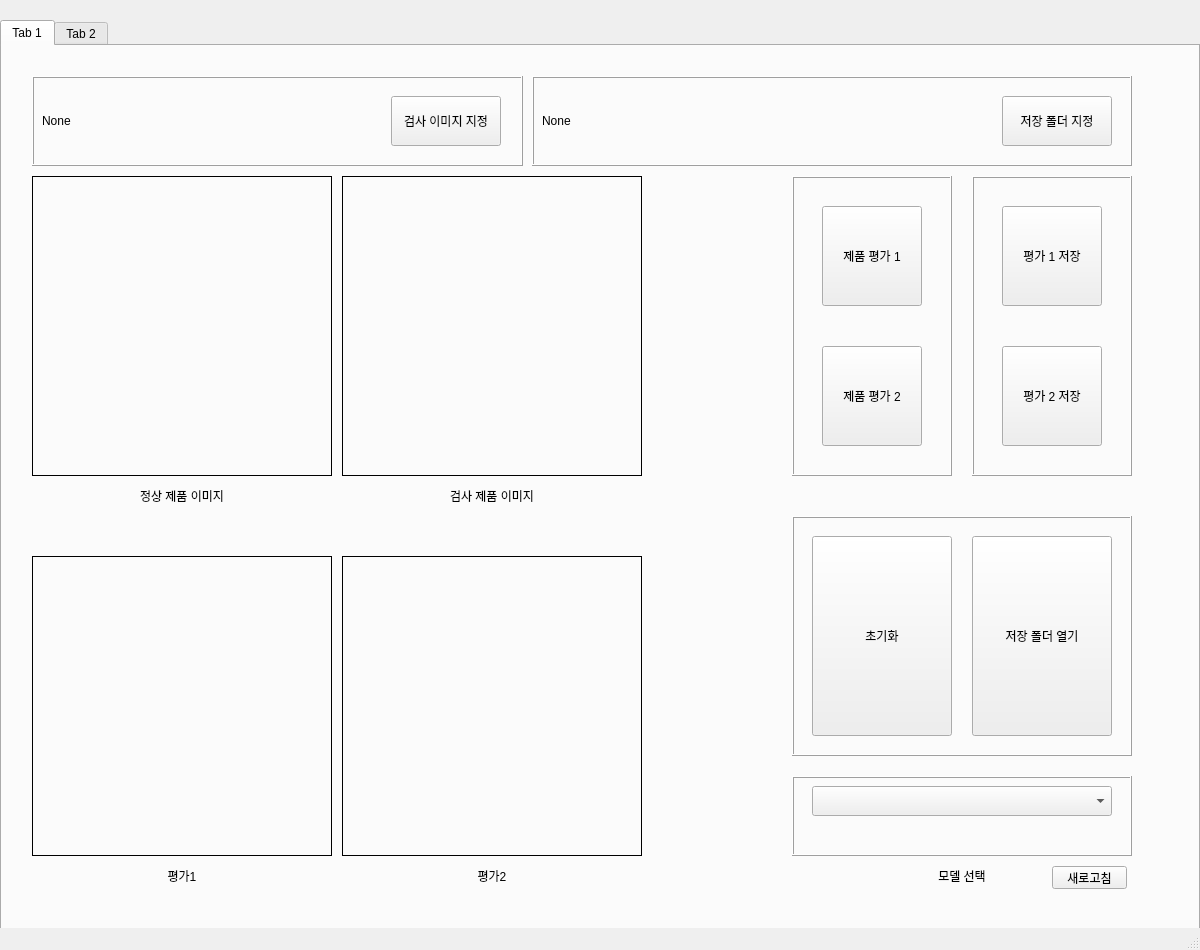
<?xml version="1.0" encoding="UTF-8"?>
<ui version="4.0">
 <class>MainWindow</class>
 <widget class="QMainWindow" name="MainWindow">
  <property name="geometry">
   <rect>
    <x>0</x>
    <y>0</y>
    <width>1200</width>
    <height>950</height>
   </rect>
  </property>
  <property name="windowTitle">
   <string>MainWindow</string>
  </property>
  <widget class="QWidget" name="centralwidget">
   <widget class="QTabWidget" name="tabWidget">
    <property name="geometry">
     <rect>
      <x>0</x>
      <y>20</y>
      <width>1200</width>
      <height>930</height>
     </rect>
    </property>
    <property name="currentIndex">
     <number>0</number>
    </property>
    <widget class="QWidget" name="predict">
     <attribute name="title">
      <string>Tab 1</string>
     </attribute>
     <widget class="QLabel" name="Label_img_2">
      <property name="geometry">
       <rect>
        <x>30</x>
        <y>510</y>
        <width>300</width>
        <height>300</height>
       </rect>
      </property>
      <property name="frameShape">
       <enum>QFrame::Box</enum>
      </property>
      <property name="text">
       <string/>
      </property>
     </widget>
     <widget class="QFrame" name="frame_5">
      <property name="geometry">
       <rect>
        <x>970</x>
        <y>130</y>
        <width>160</width>
        <height>300</height>
       </rect>
      </property>
      <property name="frameShape">
       <enum>QFrame::Box</enum>
      </property>
      <property name="frameShadow">
       <enum>QFrame::Raised</enum>
      </property>
      <widget class="QPushButton" name="Button_save_2">
       <property name="geometry">
        <rect>
         <x>30</x>
         <y>30</y>
         <width>100</width>
         <height>100</height>
        </rect>
       </property>
       <property name="text">
        <string>평가 1 저장</string>
       </property>
      </widget>
      <widget class="QPushButton" name="Button_save_3">
       <property name="geometry">
        <rect>
         <x>30</x>
         <y>170</y>
         <width>100</width>
         <height>100</height>
        </rect>
       </property>
       <property name="text">
        <string>평가 2 저장</string>
       </property>
      </widget>
     </widget>
     <widget class="QLabel" name="label_2">
      <property name="geometry">
       <rect>
        <x>340</x>
        <y>430</y>
        <width>300</width>
        <height>40</height>
       </rect>
      </property>
      <property name="text">
       <string>검사 제품 이미지</string>
      </property>
      <property name="alignment">
       <set>Qt::AlignCenter</set>
      </property>
     </widget>
     <widget class="QLabel" name="Label_img_3">
      <property name="geometry">
       <rect>
        <x>340</x>
        <y>510</y>
        <width>300</width>
        <height>300</height>
       </rect>
      </property>
      <property name="frameShape">
       <enum>QFrame::Box</enum>
      </property>
      <property name="text">
       <string/>
      </property>
     </widget>
     <widget class="QLabel" name="label_6">
      <property name="geometry">
       <rect>
        <x>790</x>
        <y>810</y>
        <width>340</width>
        <height>40</height>
       </rect>
      </property>
      <property name="text">
       <string>모델 선택</string>
      </property>
      <property name="alignment">
       <set>Qt::AlignCenter</set>
      </property>
     </widget>
     <widget class="QLabel" name="label_4">
      <property name="geometry">
       <rect>
        <x>340</x>
        <y>810</y>
        <width>300</width>
        <height>40</height>
       </rect>
      </property>
      <property name="text">
       <string>평가2</string>
      </property>
      <property name="alignment">
       <set>Qt::AlignCenter</set>
      </property>
     </widget>
     <widget class="QLabel" name="label">
      <property name="geometry">
       <rect>
        <x>30</x>
        <y>430</y>
        <width>300</width>
        <height>40</height>
       </rect>
      </property>
      <property name="text">
       <string>정상 제품 이미지</string>
      </property>
      <property name="alignment">
       <set>Qt::AlignCenter</set>
      </property>
     </widget>
     <widget class="QLabel" name="Label_img_1">
      <property name="geometry">
       <rect>
        <x>30</x>
        <y>130</y>
        <width>300</width>
        <height>300</height>
       </rect>
      </property>
      <property name="frameShape">
       <enum>QFrame::Box</enum>
      </property>
      <property name="text">
       <string/>
      </property>
     </widget>
     <widget class="QFrame" name="frame_3">
      <property name="geometry">
       <rect>
        <x>30</x>
        <y>30</y>
        <width>491</width>
        <height>90</height>
       </rect>
      </property>
      <property name="frameShape">
       <enum>QFrame::Box</enum>
      </property>
      <property name="frameShadow">
       <enum>QFrame::Raised</enum>
      </property>
      <widget class="QLabel" name="Label_img_name">
       <property name="geometry">
        <rect>
         <x>10</x>
         <y>20</y>
         <width>350</width>
         <height>50</height>
        </rect>
       </property>
       <property name="text">
        <string>None</string>
       </property>
      </widget>
      <widget class="QPushButton" name="Botton_img_setting">
       <property name="geometry">
        <rect>
         <x>359</x>
         <y>20</y>
         <width>110</width>
         <height>50</height>
        </rect>
       </property>
       <property name="text">
        <string>검사 이미지 지정</string>
       </property>
      </widget>
     </widget>
     <widget class="QLabel" name="Label_img">
      <property name="geometry">
       <rect>
        <x>340</x>
        <y>130</y>
        <width>300</width>
        <height>300</height>
       </rect>
      </property>
      <property name="frameShape">
       <enum>QFrame::Box</enum>
      </property>
      <property name="text">
       <string/>
      </property>
     </widget>
     <widget class="QFrame" name="frame">
      <property name="geometry">
       <rect>
        <x>790</x>
        <y>470</y>
        <width>340</width>
        <height>240</height>
       </rect>
      </property>
      <property name="frameShape">
       <enum>QFrame::Box</enum>
      </property>
      <property name="frameShadow">
       <enum>QFrame::Raised</enum>
      </property>
      <widget class="QPushButton" name="Button_reset">
       <property name="geometry">
        <rect>
         <x>20</x>
         <y>20</y>
         <width>140</width>
         <height>200</height>
        </rect>
       </property>
       <property name="text">
        <string>초기화</string>
       </property>
      </widget>
      <widget class="QPushButton" name="Button_open_directory">
       <property name="geometry">
        <rect>
         <x>180</x>
         <y>20</y>
         <width>140</width>
         <height>200</height>
        </rect>
       </property>
       <property name="text">
        <string>저장 폴더 열기</string>
       </property>
      </widget>
     </widget>
     <widget class="QFrame" name="frame_4">
      <property name="geometry">
       <rect>
        <x>790</x>
        <y>130</y>
        <width>160</width>
        <height>300</height>
       </rect>
      </property>
      <property name="frameShape">
       <enum>QFrame::Box</enum>
      </property>
      <property name="frameShadow">
       <enum>QFrame::Raised</enum>
      </property>
      <widget class="QPushButton" name="Button_run_2">
       <property name="geometry">
        <rect>
         <x>30</x>
         <y>30</y>
         <width>100</width>
         <height>100</height>
        </rect>
       </property>
       <property name="text">
        <string>제품 평가 1</string>
       </property>
      </widget>
      <widget class="QPushButton" name="Button_run_3">
       <property name="geometry">
        <rect>
         <x>30</x>
         <y>170</y>
         <width>100</width>
         <height>100</height>
        </rect>
       </property>
       <property name="text">
        <string>제품 평가 2</string>
       </property>
      </widget>
     </widget>
     <widget class="QLabel" name="label_3">
      <property name="geometry">
       <rect>
        <x>30</x>
        <y>810</y>
        <width>300</width>
        <height>40</height>
       </rect>
      </property>
      <property name="text">
       <string>평가1</string>
      </property>
      <property name="alignment">
       <set>Qt::AlignCenter</set>
      </property>
     </widget>
     <widget class="QFrame" name="frame_2">
      <property name="geometry">
       <rect>
        <x>530</x>
        <y>30</y>
        <width>600</width>
        <height>90</height>
       </rect>
      </property>
      <property name="frameShape">
       <enum>QFrame::Box</enum>
      </property>
      <property name="frameShadow">
       <enum>QFrame::Raised</enum>
      </property>
      <widget class="QLabel" name="Label_directory">
       <property name="geometry">
        <rect>
         <x>10</x>
         <y>20</y>
         <width>450</width>
         <height>50</height>
        </rect>
       </property>
       <property name="text">
        <string>None</string>
       </property>
      </widget>
      <widget class="QPushButton" name="Button_directory">
       <property name="geometry">
        <rect>
         <x>470</x>
         <y>20</y>
         <width>110</width>
         <height>50</height>
        </rect>
       </property>
       <property name="text">
        <string>저장 폴더 지정</string>
       </property>
      </widget>
     </widget>
     <widget class="QFrame" name="frame_6">
      <property name="geometry">
       <rect>
        <x>790</x>
        <y>730</y>
        <width>340</width>
        <height>80</height>
       </rect>
      </property>
      <property name="frameShape">
       <enum>QFrame::Box</enum>
      </property>
      <property name="frameShadow">
       <enum>QFrame::Raised</enum>
      </property>
      <widget class="QComboBox" name="comboBox_model">
       <property name="geometry">
        <rect>
         <x>20</x>
         <y>10</y>
         <width>300</width>
         <height>30</height>
        </rect>
       </property>
      </widget>
      <widget class="QLabel" name="Label_model">
       <property name="geometry">
        <rect>
         <x>20</x>
         <y>50</y>
         <width>300</width>
         <height>30</height>
        </rect>
       </property>
       <property name="text">
        <string/>
       </property>
      </widget>
     </widget>
     <widget class="QPushButton" name="Button_model_reset">
      <property name="geometry">
       <rect>
        <x>1050</x>
        <y>820</y>
        <width>75</width>
        <height>23</height>
       </rect>
      </property>
      <property name="text">
       <string>새로고침</string>
      </property>
     </widget>
    </widget>
    <widget class="QWidget" name="train">
     <attribute name="title">
      <string>Tab 2</string>
     </attribute>
     <widget class="QProgressBar" name="progressBar">
      <property name="geometry">
       <rect>
        <x>60</x>
        <y>600</y>
        <width>535</width>
        <height>50</height>
       </rect>
      </property>
      <property name="value">
       <number>24</number>
      </property>
     </widget>
     <widget class="QLabel" name="label_progress">
      <property name="geometry">
       <rect>
        <x>60</x>
        <y>80</y>
        <width>500</width>
        <height>500</height>
       </rect>
      </property>
      <property name="frameShape">
       <enum>QFrame::Box</enum>
      </property>
      <property name="text">
       <string/>
      </property>
      <property name="alignment">
       <set>Qt::AlignCenter</set>
      </property>
     </widget>
     <widget class="QFrame" name="frame_7">
      <property name="geometry">
       <rect>
        <x>650</x>
        <y>80</y>
        <width>500</width>
        <height>570</height>
       </rect>
      </property>
      <property name="frameShape">
       <enum>QFrame::Box</enum>
      </property>
      <property name="frameShadow">
       <enum>QFrame::Raised</enum>
      </property>
      <widget class="QFrame" name="frame_8">
       <property name="geometry">
        <rect>
         <x>30</x>
         <y>40</y>
         <width>450</width>
         <height>50</height>
        </rect>
       </property>
       <property name="frameShape">
        <enum>QFrame::Box</enum>
       </property>
       <property name="frameShadow">
        <enum>QFrame::Raised</enum>
       </property>
       <widget class="QLabel" name="label_10">
        <property name="geometry">
         <rect>
          <x>10</x>
          <y>0</y>
          <width>100</width>
          <height>50</height>
         </rect>
        </property>
        <property name="text">
         <string>File Name</string>
        </property>
       </widget>
       <widget class="QLineEdit" name="lineEdit_name">
        <property name="geometry">
         <rect>
          <x>240</x>
          <y>10</y>
          <width>200</width>
          <height>30</height>
         </rect>
        </property>
       </widget>
      </widget>
      <widget class="QFrame" name="frame_9">
       <property name="geometry">
        <rect>
         <x>30</x>
         <y>130</y>
         <width>450</width>
         <height>50</height>
        </rect>
       </property>
       <property name="frameShape">
        <enum>QFrame::Box</enum>
       </property>
       <property name="frameShadow">
        <enum>QFrame::Raised</enum>
       </property>
       <widget class="QLabel" name="label_12">
        <property name="geometry">
         <rect>
          <x>10</x>
          <y>0</y>
          <width>100</width>
          <height>50</height>
         </rect>
        </property>
        <property name="text">
         <string>Image Width</string>
        </property>
       </widget>
       <widget class="QSpinBox" name="spinBox_width">
        <property name="geometry">
         <rect>
          <x>240</x>
          <y>10</y>
          <width>200</width>
          <height>30</height>
         </rect>
        </property>
       </widget>
      </widget>
      <widget class="QFrame" name="frame_10">
       <property name="geometry">
        <rect>
         <x>30</x>
         <y>220</y>
         <width>450</width>
         <height>50</height>
        </rect>
       </property>
       <property name="frameShape">
        <enum>QFrame::Box</enum>
       </property>
       <property name="frameShadow">
        <enum>QFrame::Raised</enum>
       </property>
       <widget class="QLabel" name="label_13">
        <property name="geometry">
         <rect>
          <x>10</x>
          <y>0</y>
          <width>100</width>
          <height>50</height>
         </rect>
        </property>
        <property name="text">
         <string>Image Height</string>
        </property>
       </widget>
       <widget class="QSpinBox" name="spinBox_height">
        <property name="geometry">
         <rect>
          <x>240</x>
          <y>10</y>
          <width>200</width>
          <height>30</height>
         </rect>
        </property>
       </widget>
      </widget>
      <widget class="QFrame" name="frame_11">
       <property name="geometry">
        <rect>
         <x>30</x>
         <y>310</y>
         <width>450</width>
         <height>50</height>
        </rect>
       </property>
       <property name="frameShape">
        <enum>QFrame::Box</enum>
       </property>
       <property name="frameShadow">
        <enum>QFrame::Raised</enum>
       </property>
       <widget class="QLabel" name="label_14">
        <property name="geometry">
         <rect>
          <x>10</x>
          <y>0</y>
          <width>100</width>
          <height>50</height>
         </rect>
        </property>
        <property name="text">
         <string>Epoch</string>
        </property>
       </widget>
       <widget class="QSlider" name="slider_epoch">
        <property name="geometry">
         <rect>
          <x>240</x>
          <y>10</y>
          <width>200</width>
          <height>30</height>
         </rect>
        </property>
        <property name="orientation">
         <enum>Qt::Horizontal</enum>
        </property>
       </widget>
       <widget class="QLabel" name="Label_slider_value">
        <property name="geometry">
         <rect>
          <x>130</x>
          <y>0</y>
          <width>100</width>
          <height>50</height>
         </rect>
        </property>
        <property name="layoutDirection">
         <enum>Qt::RightToLeft</enum>
        </property>
        <property name="text">
         <string/>
        </property>
        <property name="alignment">
         <set>Qt::AlignCenter</set>
        </property>
       </widget>
      </widget>
      <widget class="QFrame" name="frame_12">
       <property name="geometry">
        <rect>
         <x>30</x>
         <y>400</y>
         <width>450</width>
         <height>50</height>
        </rect>
       </property>
       <property name="frameShape">
        <enum>QFrame::Box</enum>
       </property>
       <property name="frameShadow">
        <enum>QFrame::Raised</enum>
       </property>
       <widget class="QPushButton" name="Button_image_path">
        <property name="geometry">
         <rect>
          <x>10</x>
          <y>10</y>
          <width>100</width>
          <height>30</height>
         </rect>
        </property>
        <property name="text">
         <string>Image Path</string>
        </property>
       </widget>
       <widget class="QLabel" name="Label_image_path">
        <property name="geometry">
         <rect>
          <x>140</x>
          <y>10</y>
          <width>300</width>
          <height>30</height>
         </rect>
        </property>
        <property name="frameShape">
         <enum>QFrame::NoFrame</enum>
        </property>
        <property name="text">
         <string/>
        </property>
       </widget>
      </widget>
      <widget class="QFrame" name="frame_13">
       <property name="geometry">
        <rect>
         <x>30</x>
         <y>490</y>
         <width>450</width>
         <height>50</height>
        </rect>
       </property>
       <property name="frameShape">
        <enum>QFrame::Box</enum>
       </property>
       <property name="frameShadow">
        <enum>QFrame::Raised</enum>
       </property>
       <widget class="QPushButton" name="Button_save_path">
        <property name="geometry">
         <rect>
          <x>10</x>
          <y>10</y>
          <width>100</width>
          <height>30</height>
         </rect>
        </property>
        <property name="text">
         <string>Save Path</string>
        </property>
       </widget>
       <widget class="QLabel" name="Label_save_path">
        <property name="geometry">
         <rect>
          <x>140</x>
          <y>10</y>
          <width>300</width>
          <height>30</height>
         </rect>
        </property>
        <property name="text">
         <string/>
        </property>
       </widget>
      </widget>
     </widget>
     <widget class="QPushButton" name="Button_model_creation">
      <property name="geometry">
       <rect>
        <x>480</x>
        <y>760</y>
        <width>240</width>
        <height>50</height>
       </rect>
      </property>
      <property name="text">
       <string>Model Creation</string>
      </property>
     </widget>
    </widget>
   </widget>
  </widget>
  <widget class="QMenuBar" name="menubar">
   <property name="geometry">
    <rect>
     <x>0</x>
     <y>0</y>
     <width>1200</width>
     <height>21</height>
    </rect>
   </property>
  </widget>
  <widget class="QStatusBar" name="statusbar"/>
 </widget>
 <resources/>
 <connections/>
</ui>
